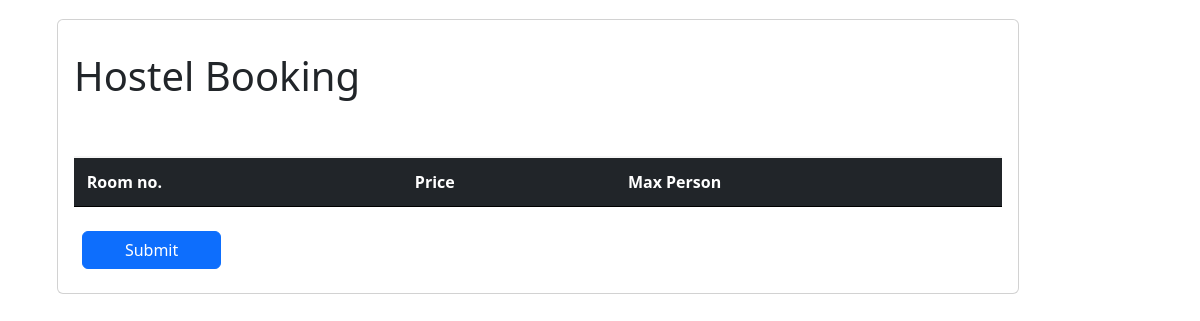
/hostel_booking (signed in), run on an earlier commit of the app's database.
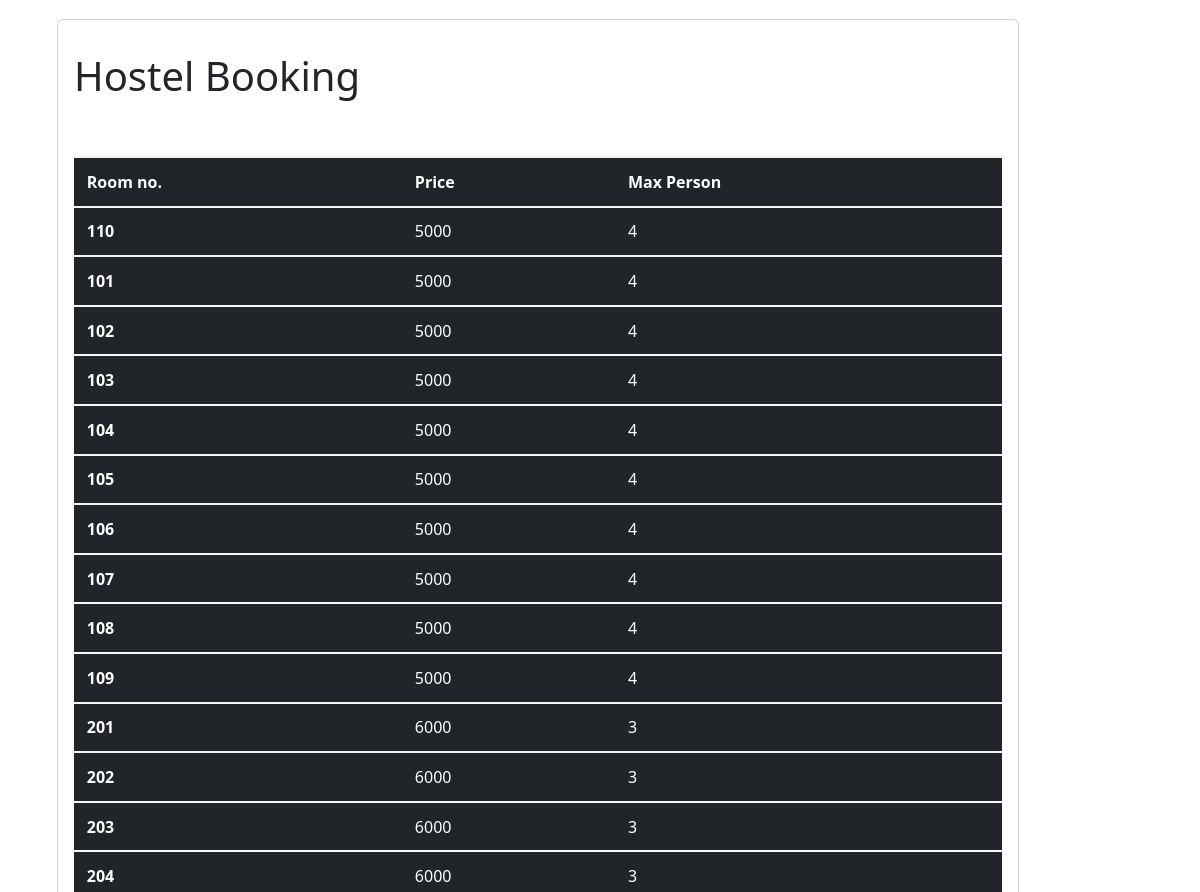
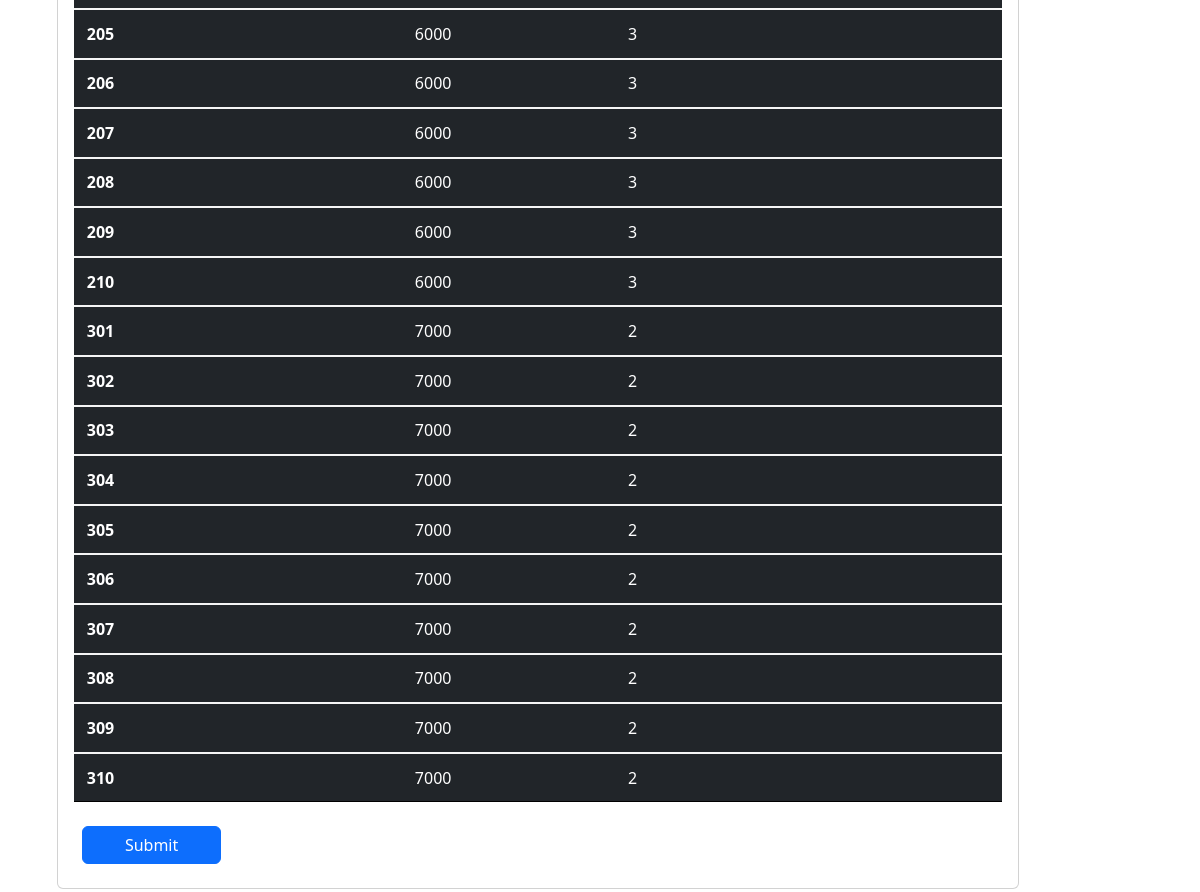
And on a later commit of the database (2 pictures, top to bottom).
### hostel/models.py (models this page shows, shortened)
class Booking(models.Model):
    Roomno = models.CharField(max_length=100)
    Price = models.CharField(max_length=100)
    MaxPerson = models.CharField(max_length=100)

### hostel/views.py (the view)
# urls.py: path('hostel_booking', views.hostel_booking, name='hostel_booking'),
def hostel_booking(request):
    if request.session['id']:
        book=Booking.objects.all().values()
        print(book)
        cont={
            'Booking':book
        }
        return render(request,'hostel_booking.html',cont)
    else:
        messages.error(request,"Please Login or signups ")
        return redirect('/index')

### templates/hostel_booking.html (shortened to what this page needs)
<link href="https://cdn.jsdelivr.net/npm/bootstrap@5.3.0-alpha1/dist/css/bootstrap.min.css" rel="stylesheet">
  <body>
    <form class="mx-1 mx-md-4" method="post" enctype="multipart/form-data">
    <div class="container">
        <div class="main">
            <div class="row">
                <div class="col-md-8 mt-1">
                    <div class="card mb-3"style="width:962px;">
                        <h1 class="m-3 pt-3">Hostel Booking</h1>
                        <div class="card-body">
  <table class="table table-dark">
  <thead>
    <tr>
      <th scope="col">Room no.</th>
      <th scope="col">Price</th>
      <th scope="col">Max Person</th>
    </tr>
  </thead>
  <tbody>
    {% if Booking %}
    {% for Booking1 in Booking %}
    <tr>
      <th scope="row">{{Booking1.Roomno}}</th>
      <td>{{Booking1.Price}}</td>
      <td>{{Booking1.MaxPerson}}</td>
    </tr>
    {% endfor %}
    {% endif %}
    <br>
</tbody>
</table>
</form>
    <a href="/select_room" class="m-2 px-3 btn btn-primary" style="width:15%">Submit</a>

What changed in the data, as far as the page shows it:
added Booking: Roomno "110", Price "5000", MaxPerson "4"
added Booking: Roomno "101", Price "5000", MaxPerson "4"
added Booking: Roomno "102", Price "5000", MaxPerson "4"
added Booking: Roomno "103", Price "5000", MaxPerson "4"
added Booking: Roomno "104", Price "5000", MaxPerson "4"
added Booking: Roomno "105", Price "5000", MaxPerson "4"
added Booking: Roomno "106", Price "5000", MaxPerson "4"
added Booking: Roomno "107", Price "5000", MaxPerson "4"
added Booking: Roomno "108", Price "5000", MaxPerson "4"
added Booking: Roomno "109", Price "5000", MaxPerson "4"
added Booking: Roomno "201", Price "6000", MaxPerson "3"
added Booking: Roomno "202", Price "6000", MaxPerson "3"
added Booking: Roomno "203", Price "6000", MaxPerson "3"
added Booking: Roomno "204", Price "6000", MaxPerson "3"
added Booking: Roomno "205", Price "6000", MaxPerson "3"
added Booking: Roomno "206", Price "6000", MaxPerson "3"
added Booking: Roomno "207", Price "6000", MaxPerson "3"
added Booking: Roomno "208", Price "6000", MaxPerson "3"
added Booking: Roomno "209", Price "6000", MaxPerson "3"
added Booking: Roomno "210", Price "6000", MaxPerson "3"
added Booking: Roomno "301", Price "7000", MaxPerson "2"
added Booking: Roomno "302", Price "7000", MaxPerson "2"
added Booking: Roomno "303", Price "7000", MaxPerson "2"
added Booking: Roomno "304", Price "7000", MaxPerson "2"
added Booking: Roomno "305", Price "7000", MaxPerson "2"
added Booking: Roomno "306", Price "7000", MaxPerson "2"
added Booking: Roomno "307", Price "7000", MaxPerson "2"
added Booking: Roomno "308", Price "7000", MaxPerson "2"
added Booking: Roomno "309", Price "7000", MaxPerson "2"
added Booking: Roomno "310", Price "7000", MaxPerson "2"
